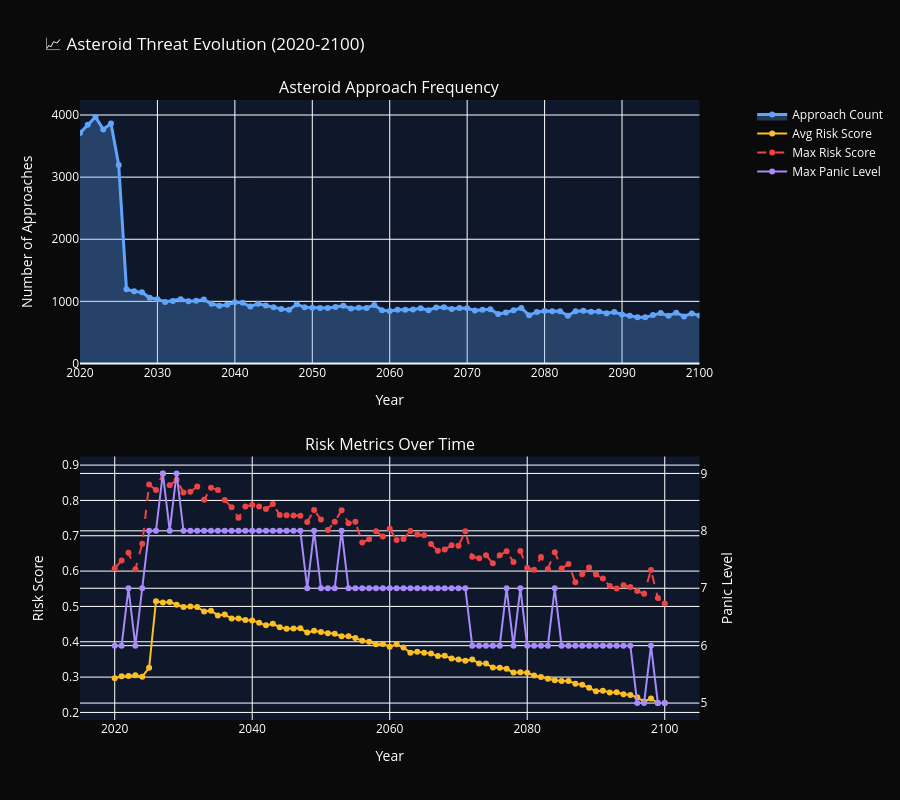

Write notebook code for a chart like this one.
### Code cell
# ============================================================================
# PART 6: THREAT EVOLUTION TIMELINE
# ============================================================================

print("\n" + "=" * 80)
print("📈 VIZ 5: THREAT EVOLUTION TIMELINE")
print("=" * 80)
print("Creating temporal trend analysis...\n")

# Aggregate by year
yearly_stats = df.groupby('year').agg({
    'asteroid_designation': 'count',
    'risk_score': ['mean', 'max'],
    'panic_level': 'max',
    'on_sentry_list': 'sum'
}).reset_index()

yearly_stats.columns = ['year', 'count', 'avg_risk', 'max_risk', 'max_panic', 'sentry_count']

# Create multi-line plot
fig = make_subplots(
    rows=2, cols=1,
    subplot_titles=('Asteroid Approach Frequency', 'Risk Metrics Over Time'),
    vertical_spacing=0.15,
    specs=[[{"secondary_y": False}], [{"secondary_y": True}]]
)

# Plot 1: Count
fig.add_trace(
    go.Scatter(
        x=yearly_stats['year'],
        y=yearly_stats['count'],
        mode='lines+markers',
        name='Approach Count',
        line=dict(color='#60a5fa', width=3),
        fill='tozeroy',
        fillcolor='rgba(96, 165, 250, 0.3)'
    ),
    row=1, col=1
)

# Plot 2: Risk metrics
fig.add_trace(
    go.Scatter(
        x=yearly_stats['year'],
        y=yearly_stats['avg_risk'],
        mode='lines+markers',
        name='Avg Risk Score',
        line=dict(color='#fbbf24', width=2)
    ),
    row=2, col=1
)

fig.add_trace(
    go.Scatter(
        x=yearly_stats['year'],
        y=yearly_stats['max_risk'],
        mode='lines+markers',
        name='Max Risk Score',
        line=dict(color='#ef4444', width=2, dash='dash')
    ),
    row=2, col=1
)

fig.add_trace(
    go.Scatter(
        x=yearly_stats['year'],
        y=yearly_stats['max_panic'],
        mode='lines+markers',
        name='Max Panic Level',
        line=dict(color='#a78bfa', width=2),
        yaxis='y3'
    ),
    row=2, col=1,
    secondary_y=True
)

# Update axes
fig.update_xaxes(title_text="Year", row=1, col=1)
fig.update_xaxes(title_text="Year", row=2, col=1)
fig.update_yaxes(title_text="Number of Approaches", row=1, col=1)
fig.update_yaxes(title_text="Risk Score", row=2, col=1)
fig.update_yaxes(title_text="Panic Level", secondary_y=True, row=2, col=1)

fig.update_layout(
    title_text="📈 Asteroid Threat Evolution (2020-2100)",
    height=800,
    paper_bgcolor='#0a0a0a',
    plot_bgcolor='#0f172a',
    font=dict(color='white'),
    hovermode='x unified'
)

# Save
fig.write_html('../data/visualizations/threat_timeline.html')
print("✅ Saved: threat_timeline.html")

fig.show()

### Figure 1 — Plotly figure (JSON) as saved in the notebook; plotly's stock layout.template omitted (floating-point values rounded to 4 significant figures)
{"data": [{"fill": "tozeroy", "fillcolor": "rgba(96, 165, 250, 0.3)", "line": {"color": "#60a5fa", "width": 3}, "mode": "lines+markers", "name": "Approach Count", "type": "scatter", "x": [2020, 2021, 2022, 2023, 2024, 2025, 2026, 2027, 2028, 2029, 2030, 2031, 2032, 2033, 2034, 2035, 2036, 2037, 2038, 2039, 2040, 2041, 2042, 2043, 2044, 2045, 2046, 2047, 2048, 2049, 2050, 2051, 2052, 2053, 2054, 2055, 2056, 2057, 2058, 2059, 2060, 2061, 2062, 2063, 2064, 2065, 2066, 2067, 2068, 2069, 2070, 2071, 2072, 2073, 2074, 2075, 2076, 2077, 2078, 2079, 2080, 2081, 2082, 2083, 2084, 2085, 2086, 2087, 2088, 2089, 2090, 2091, 2092, 2093, 2094, 2095, 2096, 2097, 2098, 2099, 2100], "xaxis": "x", "y": [3710, 3845, 3969, 3768, 3863, 3197, 1194, 1161, 1147, 1057, 1035, 990, 1008, 1036, 1003, 1009, 1029, 961, 931, 945, 984, 976, 919, 961, 933, 905, 879, 865, 952, 907, 899, 892, 893, 911, 930, 885, 898, 892, 943, 858, 845, 864, 866, 870, 889, 859, 903, 906, 879, 894, 889, 853, 867, 874, 796, 821, 859, 893, 776, 830, 846, 840, 843, 770, 841, 849, 834, 836, 808, 829, 789, 770, 743, 743, 781, 813, 767, 818, 757, 806, 771], "yaxis": "y"}, {"line": {"color": "#fbbf24", "width": 2}, "mode": "lines+markers", "name": "Avg Risk Score", "type": "scatter", "x": [2020, 2021, 2022, 2023, 2024, 2025, 2026, 2027, 2028, 2029, 2030, 2031, 2032, 2033, 2034, 2035, 2036, 2037, 2038, 2039, 2040, 2041, 2042, 2043, 2044, 2045, 2046, 2047, 2048, 2049, 2050, 2051, 2052, 2053, 2054, 2055, 2056, 2057, 2058, 2059, 2060, 2061, 2062, 2063, 2064, 2065, 2066, 2067, 2068, 2069, 2070, 2071, 2072, 2073, 2074, 2075, 2076, 2077, 2078, 2079, 2080, 2081, 2082, 2083, 2084, 2085, 2086, 2087, 2088, 2089, 2090, 2091, 2092, 2093, 2094, 2095, 2096, 2097, 2098, 2099, 2100], "xaxis": "x2", "y": [0.2964, 0.3023, 0.3034, 0.3053, 0.3013, 0.3265, 0.5148, 0.5111, 0.5125, 0.505, 0.4984, 0.4997, 0.4981, 0.4855, 0.4881, 0.4746, 0.4772, 0.4661, 0.4656, 0.4619, 0.4604, 0.454, 0.4464, 0.4508, 0.4413, 0.4365, 0.4373, 0.4379, 0.4259, 0.4312, 0.4273, 0.4241, 0.4228, 0.4158, 0.4159, 0.4109, 0.403, 0.3998, 0.3927, 0.3938, 0.3861, 0.3927, 0.3838, 0.3692, 0.372, 0.3693, 0.3665, 0.3594, 0.3606, 0.3524, 0.3497, 0.3464, 0.3495, 0.3388, 0.3382, 0.3274, 0.3261, 0.3234, 0.3127, 0.3136, 0.3121, 0.3045, 0.3001, 0.2957, 0.2914, 0.2893, 0.2892, 0.2815, 0.2782, 0.2695, 0.2602, 0.2617, 0.2563, 0.2572, 0.2514, 0.2496, 0.2427, 0.2309, 0.2393, 0.2265, 0.2265], "yaxis": "y2"}, {"line": {"color": "#ef4444", "dash": "dash", "width": 2}, "mode": "lines+markers", "name": "Max Risk Score", "type": "scatter", "x": [2020, 2021, 2022, 2023, 2024, 2025, 2026, 2027, 2028, 2029, 2030, 2031, 2032, 2033, 2034, 2035, 2036, 2037, 2038, 2039, 2040, 2041, 2042, 2043, 2044, 2045, 2046, 2047, 2048, 2049, 2050, 2051, 2052, 2053, 2054, 2055, 2056, 2057, 2058, 2059, 2060, 2061, 2062, 2063, 2064, 2065, 2066, 2067, 2068, 2069, 2070, 2071, 2072, 2073, 2074, 2075, 2076, 2077, 2078, 2079, 2080, 2081, 2082, 2083, 2084, 2085, 2086, 2087, 2088, 2089, 2090, 2091, 2092, 2093, 2094, 2095, 2096, 2097, 2098, 2099, 2100], "xaxis": "x2", "y": [0.608, 0.6297, 0.6516, 0.6051, 0.6774, 0.8449, 0.8296, 0.8764, 0.8426, 0.8583, 0.8227, 0.8243, 0.8392, 0.8016, 0.8359, 0.8293, 0.801, 0.7804, 0.7508, 0.7828, 0.7871, 0.7828, 0.7758, 0.7901, 0.7586, 0.7583, 0.7572, 0.7564, 0.739, 0.7728, 0.7458, 0.7164, 0.7397, 0.7724, 0.7351, 0.7394, 0.681, 0.6901, 0.7129, 0.6976, 0.7198, 0.688, 0.6905, 0.7132, 0.7035, 0.7011, 0.6765, 0.6577, 0.6608, 0.6728, 0.6714, 0.7125, 0.6404, 0.6364, 0.6447, 0.6221, 0.6449, 0.6559, 0.6256, 0.6565, 0.609, 0.6036, 0.6399, 0.606, 0.6536, 0.6074, 0.6202, 0.5687, 0.5907, 0.6103, 0.5902, 0.5789, 0.5575, 0.5504, 0.5602, 0.5549, 0.5434, 0.5361, 0.6028, 0.5238, 0.508], "yaxis": "y2"}, {"line": {"color": "#a78bfa", "width": 2}, "mode": "lines+markers", "name": "Max Panic Level", "type": "scatter", "x": [2020, 2021, 2022, 2023, 2024, 2025, 2026, 2027, 2028, 2029, 2030, 2031, 2032, 2033, 2034, 2035, 2036, 2037, 2038, 2039, 2040, 2041, 2042, 2043, 2044, 2045, 2046, 2047, 2048, 2049, 2050, 2051, 2052, 2053, 2054, 2055, 2056, 2057, 2058, 2059, 2060, 2061, 2062, 2063, 2064, 2065, 2066, 2067, 2068, 2069, 2070, 2071, 2072, 2073, 2074, 2075, 2076, 2077, 2078, 2079, 2080, 2081, 2082, 2083, 2084, 2085, 2086, 2087, 2088, 2089, 2090, 2091, 2092, 2093, 2094, 2095, 2096, 2097, 2098, 2099, 2100], "xaxis": "x2", "y": [6, 6, 7, 6, 7, 8, 8, 9, 8, 9, 8, 8, 8, 8, 8, 8, 8, 8, 8, 8, 8, 8, 8, 8, 8, 8, 8, 8, 7, 8, 7, 7, 7, 8, 7, 7, 7, 7, 7, 7, 7, 7, 7, 7, 7, 7, 7, 7, 7, 7, 7, 7, 6, 6, 6, 6, 6, 7, 6, 7, 6, 6, 6, 6, 7, 6, 6, 6, 6, 6, 6, 6, 6, 6, 6, 6, 5, 5, 6, 5, 5], "yaxis": "y3"}], "layout": {"annotations": [{"font": {"size": 16}, "showarrow": false, "text": "Asteroid Approach Frequency", "x": 0.47, "xanchor": "center", "xref": "paper", "y": 1, "yanchor": "bottom", "yref": "paper"}, {"font": {"size": 16}, "showarrow": false, "text": "Risk Metrics Over Time", "x": 0.47, "xanchor": "center", "xref": "paper", "y": 0.425, "yanchor": "bottom", "yref": "paper"}], "font": {"color": "white"}, "height": 800, "hovermode": "x unified", "paper_bgcolor": "#0a0a0a", "plot_bgcolor": "#0f172a", "title": {"text": "📈 Asteroid Threat Evolution (2020-2100)"}, "xaxis": {"anchor": "y", "domain": [0, 0.94], "title": {"text": "Year"}}, "xaxis2": {"anchor": "y2", "domain": [0, 0.94], "title": {"text": "Year"}}, "yaxis": {"anchor": "x", "domain": [0.575, 1], "title": {"text": "Number of Approaches"}}, "yaxis2": {"anchor": "x2", "domain": [0, 0.425], "title": {"text": "Risk Score"}}, "yaxis3": {"anchor": "x2", "overlaying": "y2", "side": "right", "title": {"text": "Panic Level"}}}}
